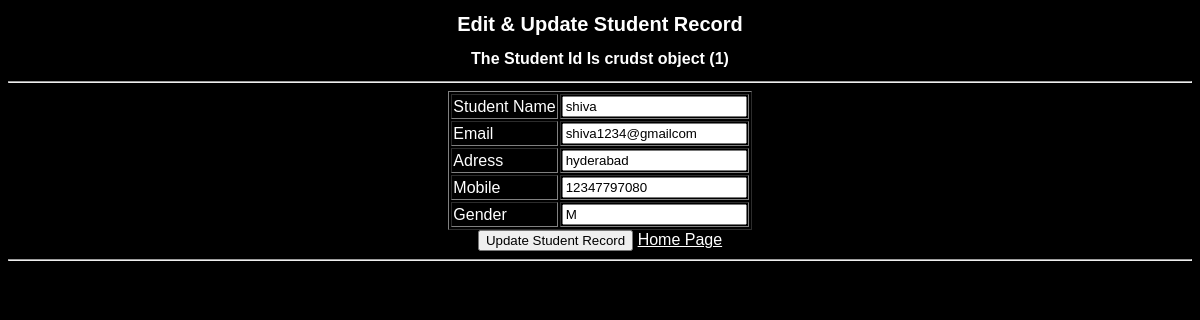
Screenshot of /edit/1 with the database file from the repository.
### crud/models.py (models this page shows)
class crudst(models.Model):
    stname=models.CharField(max_length=100)
    stemail=models.CharField(max_length=100)
    stadress=models.CharField(max_length=100)
    stmobile=models.IntegerField()
    stgender= models.CharField(max_length=1)

### crud/views.py (the view)
# urls.py: path('edit/<int:id>',views.stedit,name="stedit"),
def stedit(request,id):
    getstudentdetails=crudst.objects.get(id=id)
    return render(request,"edit.html",{"crudst":getstudentdetails})

### templates/edit.html (shortened to what this page needs)
<!DOCTYPE html>
<head>
    {% load static %}
    <link href="{% static 'css/style.css' %}" rel="stylesheet" type="text/css">
</head>
<body>
    <center>
        <h1>Edit & Update Student Record</h1>
        <h2>The Student Id Is {{crudst}}</h2>
        <hr/>
        <form method="POST" action="/update/{{crudst.id}}">
        <table border="1">
            <tr>
                <td>Student Name</td>
                <td><input type="text" name="stname" value="{{crudst.stname}}"></td>
            </tr>
            <tr>
                <td>Email</td>
                <td><input type="text" name="stemail" value="{{crudst.stemail}}"></td>
            </tr>
            <tr>
                <td>Adress</td>
                <td><input type="text" name="stadress" value="{{crudst.stadress}}"></td>
            </tr>
            <tr>
                <td>Mobile</td>
                <td><input type="text" name="stmobile" value="{{crudst.stmobile}}"></td>
            </tr>
            <tr>
                <td>Gender</td>
                <td><input type="text" name="stgender" value="{{crudst.stgender}}"></td>
            </tr>
        </table>
        <input type="submit" value="Update Student Record">
        <a href="{% url 'stdisplay'%}">Home Page</a>
        <hr/>
        </form>
    </center>
</body>
</html>

### static/css/style.css (style rules this page uses)
body { background: black; font-family: Arial; }
h1 { color: white; font-size: 20px; }
a { color: white; }
h2 { color: white; font-size: 16px; }
table { color: white; }

### rows the page displays
crudst: id "crudst object (1)", stname "shiva", stemail "shiva1234@gmailcom", stadress "hyderabad", stmobile "12347797080", stgender "M"
